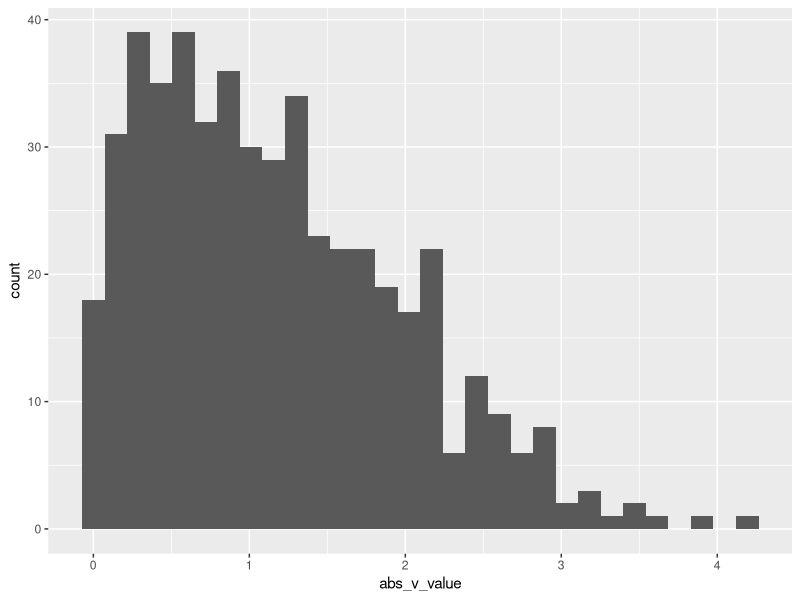

Reproduce this figure in R.
## ---- chunk 1
library(tidyverse)

df_learn = tibble(
  value = rnorm(n=500, mean=1),
  value_geq1 = value>1,
  abs_v_value = abs(value)
  )

ggplot(df_learn, aes(x=abs_v_value))+
  geom_histogram()
